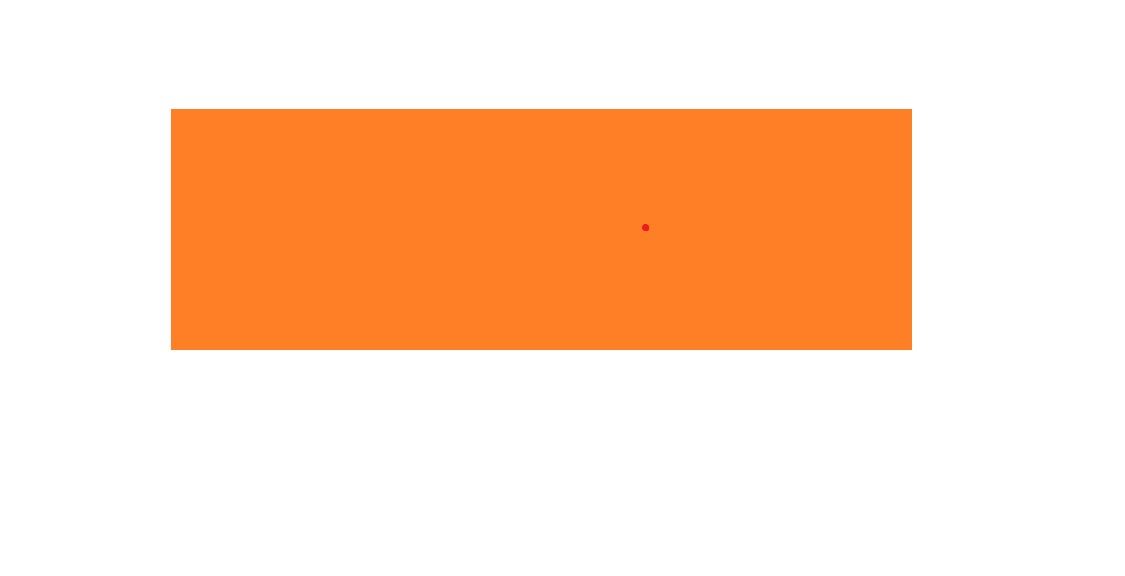
#> input picture Medir_distancia_laser/Img_teste/Maior_distancia.jpg, 1125 x 576 px, found by its file name
$ python medir_dist_laser.py
#> lines starting #> are read from the running program, lines starting #| are printed output that depends on the picture; after the words box and inside, x2 and y2 are one past the last pixel; in counts of white or black regions, pixels touching at a corner belong together
import cv2

def escrever(imagem, texto, x, y):
    return(cv2.putText(imagem, texto, (x, y), cv2.FONT_HERSHEY_SIMPLEX,1,(0,0,0),1,cv2.LINE_AA))

#Constantes a serem reguladas de acordo com o ambiente
#em pixels
min_dist_val = 600
max_dist_val = 650

#em metros
max_dist = 2
precisao = max_dist / (max_dist_val - min_dist_val)

#aqui devem ser ajustados a tolerância para a cor do laser
min_range = (13,7,212)
max_range = (53,47,252)

img_src = cv2.imread('Img_teste\Maior_distancia.jpg')
#> img_src is the input picture: shape (576, 1125, 3); mean B, G, R 195.2, 219.7, 254.9

while True:
    mask_bgr = cv2.inRange(img_src,min_range, max_range)
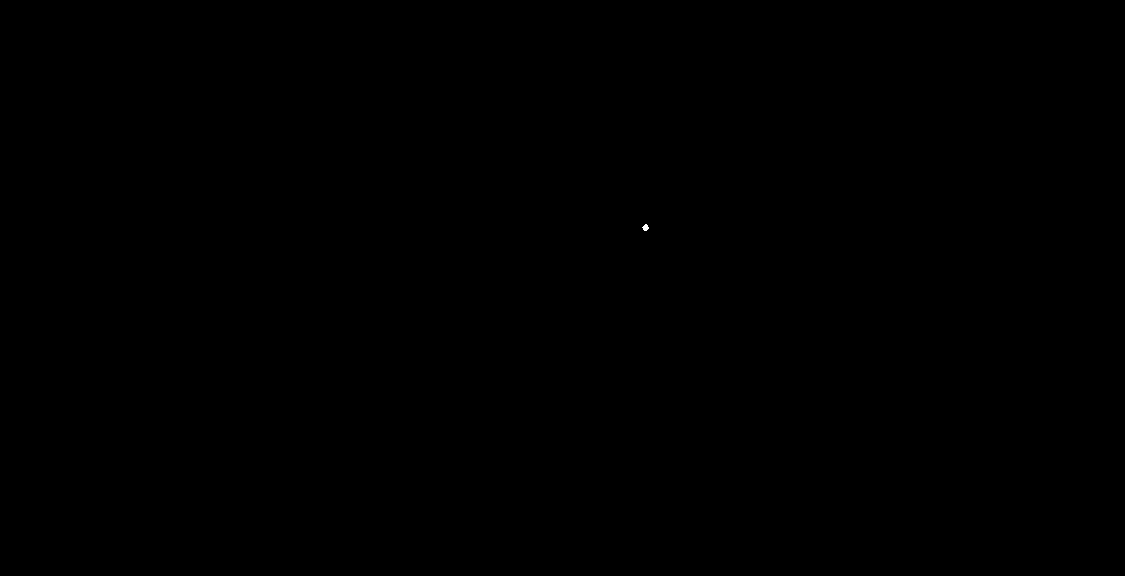
#> mask_bgr: shape (576, 1125); 0% white; 1 white region
    res_bgr = cv2.bitwise_and(img_src,img_src, mask =mask_bgr)

    img_gray = cv2.cvtColor(res_bgr, cv2.COLOR_BGR2GRAY)
    img_cnt, lx = cv2.findContours(img_gray , cv2.RETR_TREE , cv2.CHAIN_APPROX_SIMPLE)
#> img_cnt = 1 contour; box (x1, y1, x2, y2) and area: (642, 224, 649, 231) 24; lx = [[-1, -1, -1, -1]]

    #cv2.drawContours(img_src , img_cnt , -1 , (0,255,0) , 1)

    for cnt in img_cnt:
        M = cv2.moments(cnt)

        if M['m00'] != 0:

            X = int(M['m10'] / M['m00'])
            Y = int(M['m01'] / M['m00'])

            escrever(img_src, 'X - {}'.format(X) , X+10, Y-15)
            escrever(img_src, 'Y - {}'.format(Y) , X+10, Y+15)

            val = abs(min_dist_val - X)
#> this loop made 1 pass
#> (X, Y, val) on pass 1: (645, 227, 45)
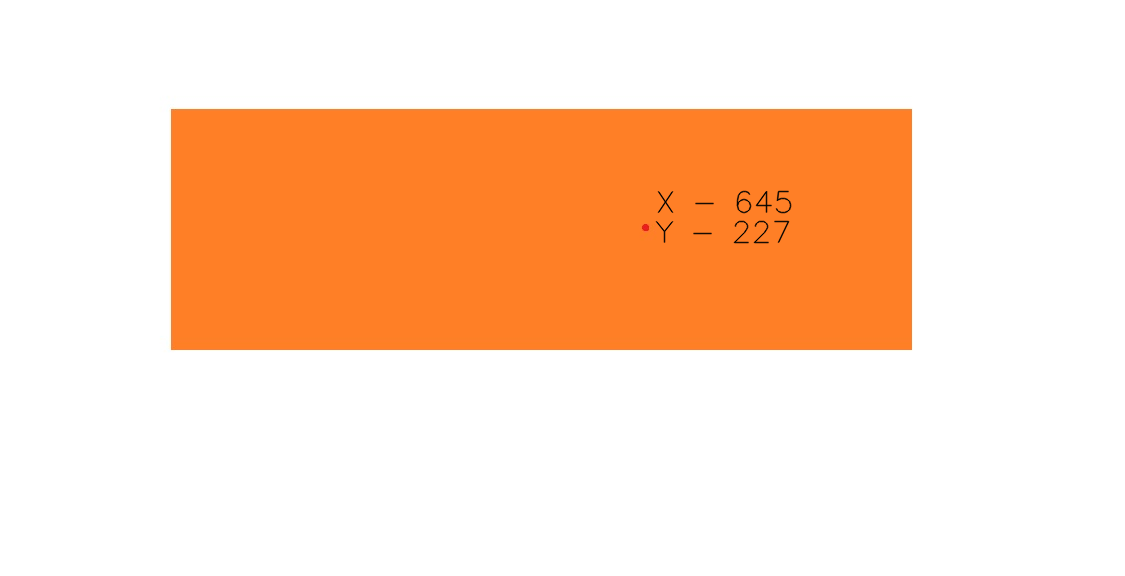
#> img_src: shape (576, 1125, 3); 0.19% of pixels changed, all inside (x1, y1, x2, y2) = (655, 190, 792, 244)

    dist = val * precisao
#> dist = 1.8

    escrever(img_src, 'Distancia: {:.2f} metros'.format(dist), 50, 50)
    cv2.imshow('imagem', img_src)

    key = cv2.waitKey(1)
#> (key Esc is pressed here)
    if key == 27:
        break

cv2.destroyAllWindows()
